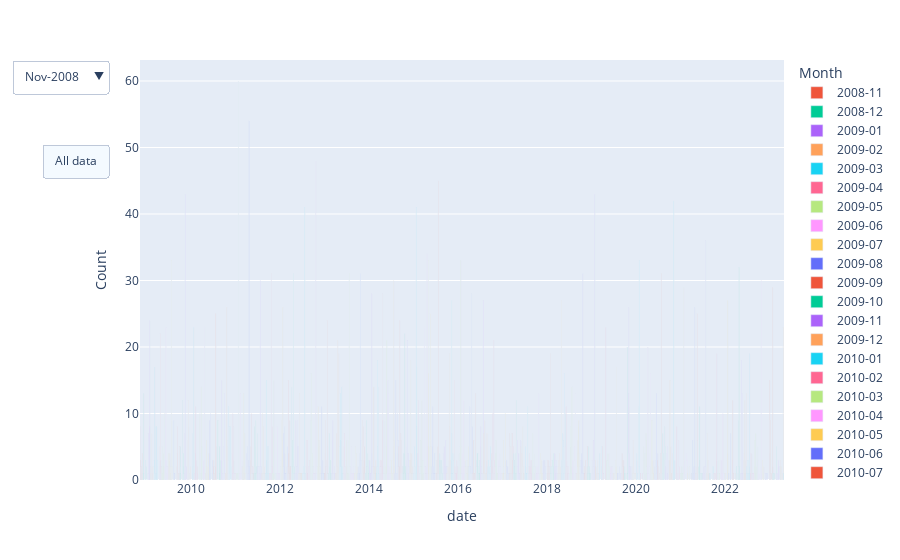

Source (notebook cell):
### Code cell
import numpy as np
import pandas as pd
import plotly.express as px

# Define color map dictionary
color_map = {"All data": "darkblue"}

fig = px.bar(df_day, x="date", y="Count", color="Month",
             color_discrete_map=color_map)
dfbut = (
    (df_day["date"] + pd.offsets.MonthBegin(-1))
    .drop_duplicates()
    .to_frame()
    .assign(
        label=lambda d: d["date"].dt.strftime("%b-%Y"),
        start=lambda d: (d["date"] - pd.Timestamp("1970-01-01")) // pd.Timedelta("1ms"),
        end=lambda d: d["start"].shift(-1),
    )
    .fillna((df["date"].max() - pd.Timestamp("1970-01-01")) // pd.Timedelta("1ms"))
)
# build buttons to filter by month
fig.update_layout(
    updatemenus=[
        {
            "buttons": [
                {
                    "label": r[1]["label"],
                    "method": "relayout",
                    "args": [{"xaxis": {"range": [r[1]["start"], r[1]["end"]]}}],
                }
                for r in dfbut.iterrows()
            ]
        },
        {"buttons":[{"label":"All data", "method":"relayout","args":[{"xaxis":{"range":[]}}]}],"y":.8,"type":"buttons"}
    ]
)
